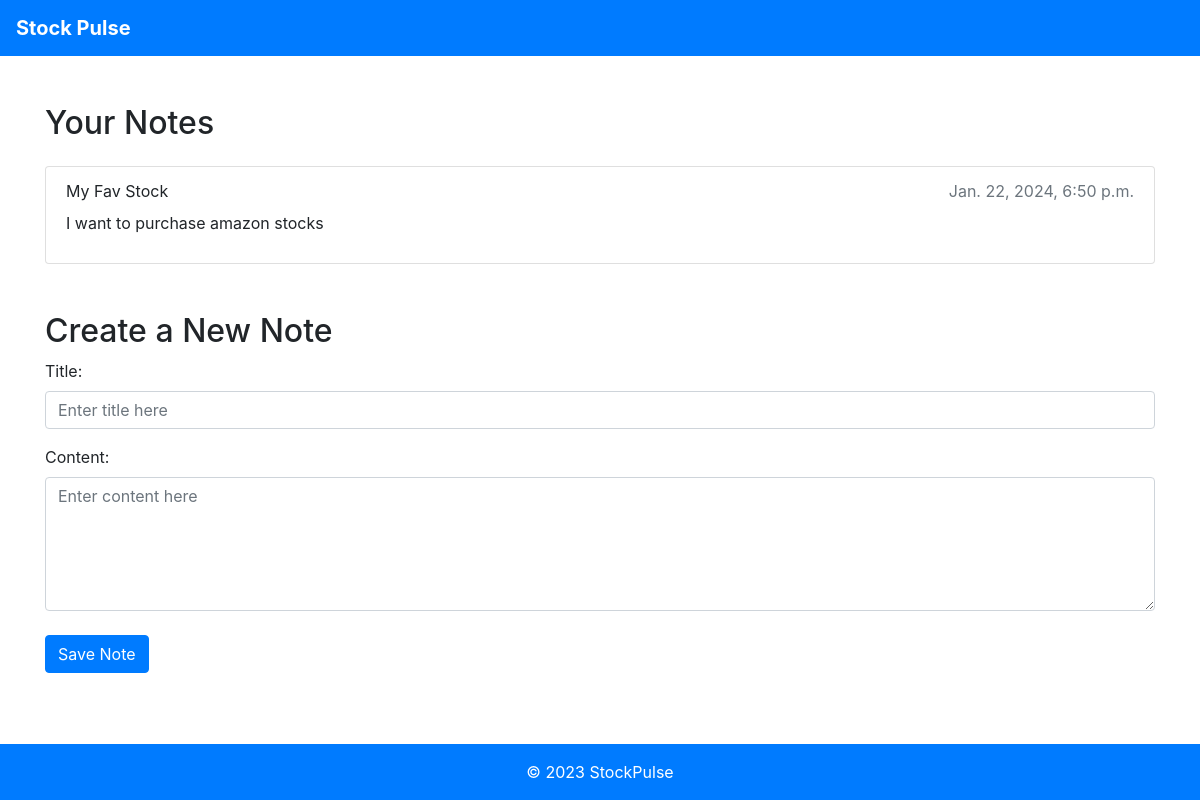
Page /accounts/notes/ (signed in) on the committed database.
### accounts/models.py (models this page shows, shortened)
class Note(models.Model):
    user = models.ForeignKey(get_user_model(), on_delete=models.CASCADE)
    title = models.CharField(max_length=100)
    content = models.TextField()
    created_at = models.DateTimeField(auto_now_add=True)
    updated_at = models.DateTimeField(auto_now=True)

### accounts/views.py (the view)
# urls.py: path('notes/', views.notes, name='notes'),
@login_required
def notes(request):
    user = request.user
    notes = Note.objects.filter(user=user)
    if request.method == 'POST':
        form = NoteForm(request.POST)
        if form.is_valid():
            note = form.save(commit=False)
            note.user = user
            note.save()
            return redirect('notes')
    else:
        form = NoteForm()
    return render(request, 'accounts/notes.html', {'form': form, 'notes': notes})

### accounts/forms.py
class NoteForm(forms.ModelForm):
    class Meta:
        model = Note
        fields = ['title', 'content']
        widgets = {
            'title': forms.TextInput(attrs={
                'class': 'form-control',  # Add Bootstrap class for styling
                'placeholder': 'Enter title here'  # Optional: add a placeholder
            }),
            'content': forms.Textarea(attrs={
                'class': 'form-control',  # Add Bootstrap class for styling
                'rows': 5,
                'placeholder': 'Enter content here'  # Optional: add a placeholder
            }),
        }

### accounts/templates/accounts/notes.html (shortened to what this page needs)
<!DOCTYPE html>
<html lang="en">
<head>
    <link href="https://stackpath.bootstrapcdn.com/bootstrap/4.3.1/css/bootstrap.min.css" rel="stylesheet">
</head>
<body>
    <nav class="navbar navbar-expand-lg navbar-dark bg-primary">
        <a class="navbar-brand" href="#"><b>Stock Pulse</b></a>
    </nav>
    <div class="container mt-5">
        <h2 class="mb-4">Your Notes</h2>
        {% if notes %}
        <ul class="list-group">
            {% for note in notes %}
            <li class="list-group-item">
                <div class="d-flex justify-content-between align-items-center">
                    <span>{{ note.title }}</span>
                    <span class="text-muted">{{ note.created_at }}</span>
                </div>
                <p class="mt-2">{{ note.content }}</p>
            </li>
            {% endfor %}
        </ul>
        {% else %}
        <p>No notes available.</p>
        {% endif %}
        <div class="mt-5">
            <h2>Create a New Note</h2>
            <form method="post" action="{% url 'notes' %}" class="form">
                {{ form.as_p }}
                <button type="submit" class="btn btn-primary mt-2">Save Note</button>
            </form>
        </div>
    </div>
    <footer class="footer mt-auto py-3 bg-primary fixed-bottom text-white">
        <div class="container text-center">
            <span>© 2023 StockPulse</span>
        </div>
    </footer>
</body>
</html>

### rows in the picture
Note: title "My Fav Stock", created_at "Jan. 22, 2024, 6:50 p.m.", content "I want to purchase amazon stocks"
